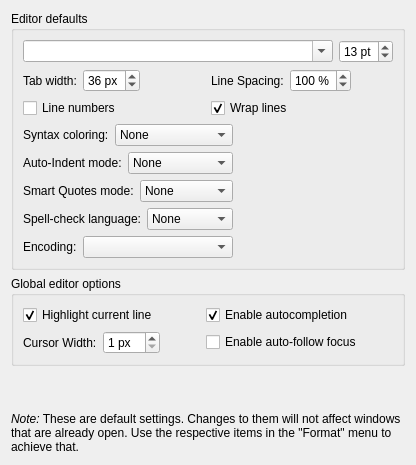
     <widget class="QWidget" name="tab_editor">
      <attribute name="title">
       <string>Editor</string>
      </attribute>
      <layout class="QGridLayout" name="gridLayout_4">
       <item row="0" column="0">
        <widget class="QGroupBox" name="groupBox_2">
         <property name="title">
          <string>Editor defaults</string>
         </property>
         <layout class="QGridLayout" name="gridLayout_1">
          <item row="0" column="0">
           <layout class="QHBoxLayout">
            <item>
             <widget class="QComboBox" name="editorFont">
              <property name="editable">
               <bool>true</bool>
              </property>
              <property name="insertPolicy">
               <enum>QComboBox::NoInsert</enum>
              </property>
             </widget>
            </item>
            <item>
             <widget class="QSpinBox" name="fontSize">
              <property name="sizePolicy">
               <sizepolicy hsizetype="Fixed" vsizetype="Fixed">
                <horstretch>0</horstretch>
                <verstretch>0</verstretch>
               </sizepolicy>
              </property>
              <property name="suffix">
               <string> pt</string>
              </property>
              <property name="value">
               <number>13</number>
              </property>
             </widget>
            </item>
           </layout>
          </item>
          <item row="1" column="0">
           <layout class="QGridLayout" name="gridLayout_5">
            <item row="0" column="0">
             <layout class="QHBoxLayout" name="horizontalLayout_10">
              <item>
               <widget class="QLabel" name="label">
                <property name="text">
                 <string>Tab width:</string>
                </property>
               </widget>
              </item>
              <item>
               <widget class="QSpinBox" name="tabWidth">
                <property name="suffix">
                 <string> px</string>
                </property>
                <property name="minimum">
                 <number>6</number>
                </property>
                <property name="value">
                 <number>36</number>
                </property>
               </widget>
              </item>
              <item>
               <spacer name="horizontalSpacer_5">
                <property name="orientation">
                 <enum>Qt::Horizontal</enum>
                </property>
                <property name="sizeHint" stdset="0">
                 <size>
                  <width>40</width>
                  <height>17</height>
                 </size>
                </property>
               </spacer>
              </item>
             </layout>
            </item>
            <item row="0" column="1">
             <layout class="QHBoxLayout" name="horizontalLayout_11">
              <item>
               <widget class="QLabel" name="label_16">
                <property name="text">
                 <string>Line Spacing:</string>
                </property>
               </widget>
              </item>
              <item>
               <widget class="QSpinBox" name="lineSpacing">
                <property name="suffix">
                 <string> %</string>
                </property>
                <property name="minimum">
                 <number>50</number>
                </property>
                <property name="maximum">
                 <number>500</number>
                </property>
                <property name="singleStep">
                 <number>10</number>
                </property>
                <property name="value">
                 <number>100</number>
                </property>
               </widget>
              </item>
              <item>
               <spacer name="horizontalSpacer_6">
                <property name="orientation">
                 <enum>Qt::Horizontal</enum>
                </property>
                <property name="sizeHint" stdset="0">
                 <size>
                  <width>40</width>
                  <height>17</height>
                 </size>
                </property>
               </spacer>
              </item>
             </layout>
            </item>
            <item row="1" column="0">
             <layout class="QHBoxLayout" name="horizontalLayout_12">
              <item>
               <widget class="QCheckBox" name="lineNumbers">
                <property name="text">
                 <string>Line numbers</string>
                </property>
               </widget>
              </item>
             </layout>
            </item>
            <item row="1" column="1">
             <layout class="QHBoxLayout" name="horizontalLayout">
              <item>
               <widget class="QCheckBox" name="wrapLines">
                <property name="text">
                 <string>Wrap lines</string>
                </property>
                <property name="checked">
                 <bool>true</bool>
                </property>
               </widget>
              </item>
             </layout>
            </item>
           </layout>
          </item>
          <item row="2" column="0">
           <layout class="QHBoxLayout" name="horizontalLayout_2">
            <item>
             <widget class="QLabel" name="label_7">
              <property name="text">
               <string>Syntax coloring:</string>
              </property>
             </widget>
            </item>
            <item>
             <widget class="QComboBox" name="syntaxColoring">
              <property name="sizePolicy">
               <sizepolicy hsizetype="MinimumExpanding" vsizetype="Fixed">
                <horstretch>1</horstretch>
                <verstretch>0</verstretch>
               </sizepolicy>
              </property>
              <item>
               <property name="text">
                <string>None</string>
               </property>
              </item>
             </widget>
            </item>
            <item>
             <spacer name="horizontalSpacer">
              <property name="orientation">
               <enum>Qt::Horizontal</enum>
              </property>
              <property name="sizeHint" stdset="0">
               <size>
                <width>160</width>
                <height>20</height>
               </size>
              </property>
             </spacer>
            </item>
           </layout>
          </item>
          <item row="3" column="0">
           <layout class="QHBoxLayout" name="horizontalLayout_3">
            <item>
             <widget class="QLabel" name="label_8">
              <property name="text">
               <string>Auto-Indent mode:</string>
              </property>
             </widget>
            </item>
            <item>
             <widget class="QComboBox" name="autoIndent">
              <property name="sizePolicy">
               <sizepolicy hsizetype="MinimumExpanding" vsizetype="Fixed">
                <horstretch>1</horstretch>
                <verstretch>0</verstretch>
               </sizepolicy>
              </property>
              <item>
               <property name="text">
                <string>None</string>
               </property>
              </item>
             </widget>
            </item>
            <item>
             <spacer name="horizontalSpacer_2">
              <property name="orientation">
               <enum>Qt::Horizontal</enum>
              </property>
              <property name="sizeHint" stdset="0">
               <size>
                <width>160</width>
                <height>20</height>
               </size>
              </property>
             </spacer>
            </item>
           </layout>
          </item>
          <item row="4" column="0">
           <layout class="QHBoxLayout" name="horizontalLayout_7">
            <item>
             <widget class="QLabel" name="label_9">
              <property name="text">
               <string>Smart Quotes mode:</string>
              </property>
             </widget>
            </item>
            <item>
             <widget class="QComboBox" name="smartQuotes">
              <property name="sizePolicy">
               <sizepolicy hsizetype="MinimumExpanding" vsizetype="Fixed">
                <horstretch>1</horstretch>
                <verstretch>0</verstretch>
               </sizepolicy>
              </property>
              <item>
               <property name="text">
                <string>None</string>
               </property>
              </item>
             </widget>
            </item>
            <item>
             <spacer name="horizontalSpacer_7">
              <property name="orientation">
               <enum>Qt::Horizontal</enum>
              </property>
              <property name="sizeHint" stdset="0">
               <size>
                <width>160</width>
                <height>20</height>
               </size>
              </property>
             </spacer>
            </item>
           </layout>
          </item>
          <item row="5" column="0">
           <layout class="QHBoxLayout" name="horizontalLayout_4">
            <item>
             <widget class="QLabel" name="label_6">
              <property name="text">
               <string>Spell-check language:</string>
              </property>
             </widget>
            </item>
            <item>
             <widget class="QComboBox" name="language">
              <property name="sizePolicy">
               <sizepolicy hsizetype="MinimumExpanding" vsizetype="Fixed">
                <horstretch>1</horstretch>
                <verstretch>0</verstretch>
               </sizepolicy>
              </property>
              <item>
               <property name="text">
                <string>None</string>
               </property>
              </item>
             </widget>
            </item>
            <item>
             <spacer name="horizontalSpacer_3">
              <property name="orientation">
               <enum>Qt::Horizontal</enum>
              </property>
              <property name="sizeHint" stdset="0">
               <size>
                <width>160</width>
                <height>20</height>
               </size>
              </property>
             </spacer>
            </item>
           </layout>
          </item>
          <item row="6" column="0">
           <layout class="QHBoxLayout" name="horizontalLayout_5">
            <item>
             <widget class="QLabel" name="label_2">
              <property name="text">
               <string>Encoding:</string>
              </property>
             </widget>
            </item>
            <item>
             <widget class="QComboBox" name="encoding">
              <property name="sizePolicy">
               <sizepolicy hsizetype="MinimumExpanding" vsizetype="Fixed">
                <horstretch>1</horstretch>
                <verstretch>0</verstretch>
               </sizepolicy>
              </property>
             </widget>
            </item>
            <item>
             <spacer name="horizontalSpacer_4">
              <property name="orientation">
               <enum>Qt::Horizontal</enum>
              </property>
              <property name="sizeHint" stdset="0">
               <size>
                <width>160</width>
                <height>20</height>
               </size>
              </property>
             </spacer>
            </item>
           </layout>
          </item>
         </layout>
        </widget>
       </item>
       <item row="1" column="0">
        <widget class="QGroupBox" name="groupBox_7">
         <property name="title">
          <string>Global editor options</string>
         </property>
         <layout class="QGridLayout" name="gridLayout_3">
          <item row="0" column="0">
           <layout class="QHBoxLayout" name="horizontalLayout_9">
            <item>
             <widget class="QCheckBox" name="highlightCurrentLine">
              <property name="text">
               <string>Highlight current line</string>
              </property>
              <property name="checked">
               <bool>true</bool>
              </property>
             </widget>
            </item>
            <item>
             <spacer name="horizontalSpacer_11">
              <property name="orientation">
               <enum>Qt::Horizontal</enum>
              </property>
              <property name="sizeHint" stdset="0">
               <size>
                <width>40</width>
                <height>20</height>
               </size>
              </property>
             </spacer>
            </item>
           </layout>
          </item>
          <item row="1" column="0">
           <layout class="QHBoxLayout" name="horizontalLayout_6">
            <item>
             <widget class="QLabel" name="label_17">
              <property name="text">
               <string>Cursor Width:</string>
              </property>
             </widget>
            </item>
            <item>
             <widget class="QSpinBox" name="cursorWidth">
              <property name="suffix">
               <string extracomment="cursor width unit"> px</string>
              </property>
              <property name="minimum">
               <number>1</number>
              </property>
             </widget>
            </item>
            <item>
             <spacer name="horizontalSpacer_12">
              <property name="orientation">
               <enum>Qt::Horizontal</enum>
              </property>
              <property name="sizeHint" stdset="0">
               <size>
                <width>40</width>
                <height>20</height>
               </size>
              </property>
             </spacer>
            </item>
           </layout>
          </item>
          <item row="0" column="1">
           <layout class="QHBoxLayout" name="horizontalLayout_14">
            <item>
             <widget class="QCheckBox" name="autocompleteEnabled">
              <property name="text">
               <string>Enable autocompletion</string>
              </property>
              <property name="checked">
               <bool>true</bool>
              </property>
             </widget>
            </item>
            <item>
             <spacer name="horizontalSpacer_10">
              <property name="orientation">
               <enum>Qt::Horizontal</enum>
              </property>
              <property name="sizeHint" stdset="0">
               <size>
                <width>40</width>
                <height>20</height>
               </size>
              </property>
             </spacer>
            </item>
           </layout>
          </item>
          <item row="1" column="1">
           <layout class="QHBoxLayout" name="horizontalLayout_13">
            <item>
             <widget class="QCheckBox" name="autoFollowFocusEnabled">
              <property name="text">
               <string>Enable auto-follow focus</string>
              </property>
             </widget>
            </item>
           </layout>
          </item>
         </layout>
        </widget>
       </item>
       <item row="2" column="0">
        <spacer name="verticalSpacer">
         <property name="orientation">
          <enum>Qt::Vertical</enum>
         </property>
         <property name="sizeHint" stdset="0">
          <size>
           <width>20</width>
           <height>40</height>
          </size>
         </property>
        </spacer>
       </item>
       <item row="3" column="0">
        <widget class="QLabel" name="label_11">
         <property name="text">
          <string>&lt;em&gt;Note:&lt;/em&gt; These are default settings. Changes to them will not affect windows that are already open. Use the respective items in the &amp;quot;Format&amp;quot; menu to achieve that.</string>
         </property>
         <property name="wordWrap">
          <bool>true</bool>
         </property>
        </widget>
       </item>
      </layout>
     </widget>
